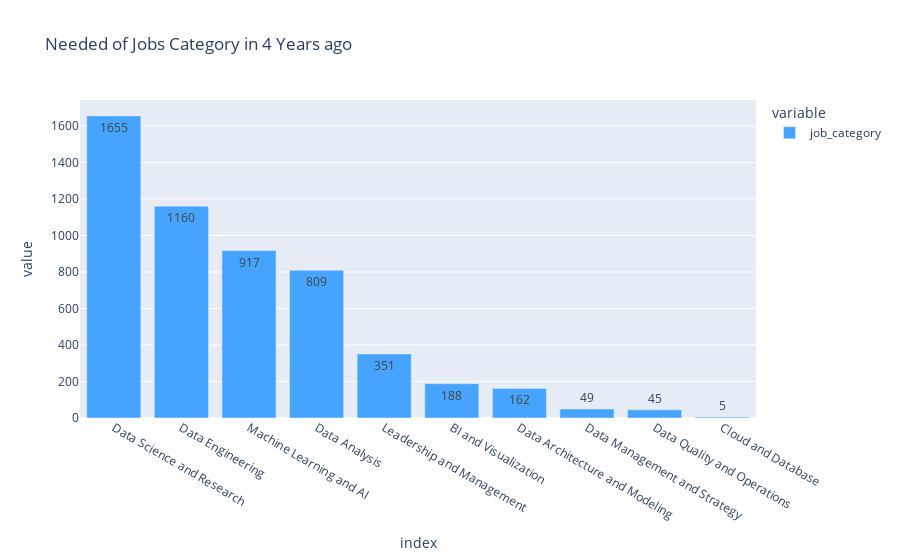

Notebook code for this chart:
### Code cell
iplot(px.bar(df_job_category_general,
                 labels={'job_category':'Job Category'},
                 title=f"Needed of Jobs Category in 4 Years ago",
                 color_discrete_sequence=['#46A3FF'],
                 text_auto=True
))

### Figure 1 — Plotly figure (JSON) as saved in the notebook; plotly's stock layout.template omitted (floating-point values rounded to 4 significant figures)
{"data": [{"alignmentgroup": "True", "hovertemplate": "variable=job_category<br>index=%{x}<br>value=%{y}<extra></extra>", "legendgroup": "job_category", "marker": {"color": "#46A3FF", "pattern": {"shape": ""}}, "name": "job_category", "offsetgroup": "job_category", "orientation": "v", "showlegend": true, "textposition": "auto", "texttemplate": "%{y}", "type": "bar", "x": ["Data Science and Research", "Data Engineering", "Machine Learning and AI", "Data Analysis", "Leadership and Management", "BI and Visualization", "Data Architecture and Modeling", "Data Management and Strategy", "Data Quality and Operations", "Cloud and Database"], "xaxis": "x", "y": [1655, 1160, 917, 809, 351, 188, 162, 49, 45, 5], "yaxis": "y"}], "layout": {"barmode": "relative", "legend": {"title": {"text": "variable"}, "tracegroupgap": 0}, "title": {"text": "Needed of Jobs Category in 4 Years ago"}, "xaxis": {"anchor": "y", "domain": [0, 1], "title": {"text": "index"}}, "yaxis": {"anchor": "x", "domain": [0, 1], "title": {"text": "value"}}}}
